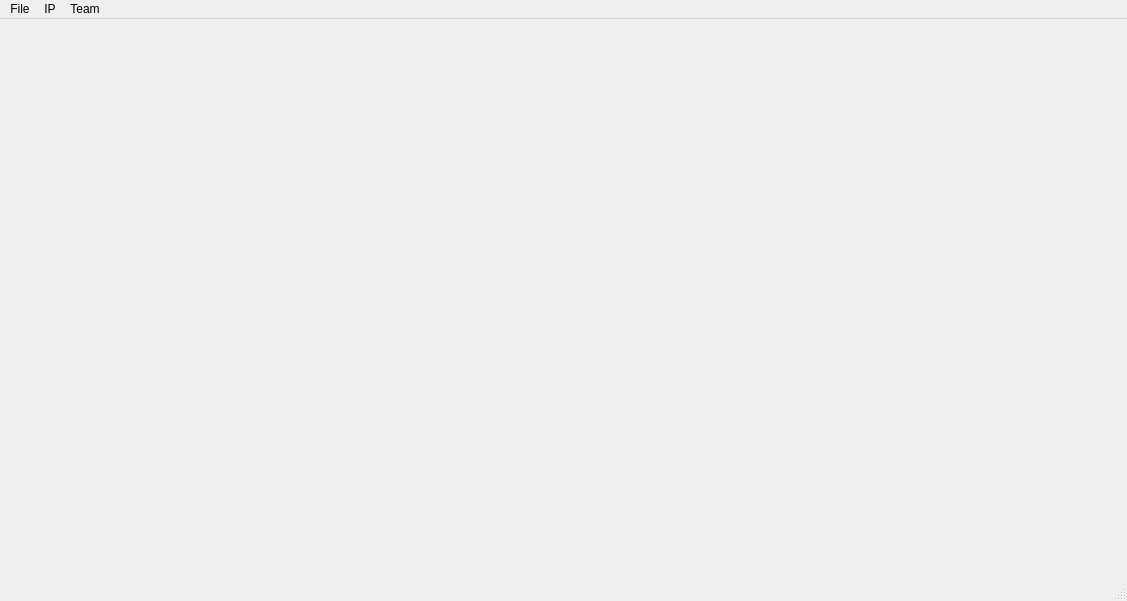
<?xml version="1.0" encoding="UTF-8"?>
<ui version="4.0">
 <class>MainWindow</class>
 <widget class="QMainWindow" name="MainWindow">
  <property name="geometry">
   <rect>
    <x>0</x>
    <y>0</y>
    <width>1127</width>
    <height>601</height>
   </rect>
  </property>
  <property name="windowTitle">
   <string>MainWindow</string>
  </property>
  <widget class="QWidget" name="centralwidget"/>
  <widget class="QMenuBar" name="menubar">
   <property name="geometry">
    <rect>
     <x>0</x>
     <y>0</y>
     <width>1127</width>
     <height>24</height>
    </rect>
   </property>
   <widget class="QMenu" name="menuIP">
    <property name="title">
     <string>IP</string>
    </property>
    <widget class="QMenu" name="menuBinary">
     <property name="title">
      <string>Binary</string>
     </property>
     <addaction name="actionOTSU"/>
    </widget>
    <widget class="QMenu" name="menuFilter">
     <property name="title">
      <string>Filter</string>
     </property>
     <addaction name="actionCustomize"/>
     <addaction name="actionSobel"/>
     <addaction name="actionPrewitt"/>
     <addaction name="actionMedian"/>
    </widget>
    <widget class="QMenu" name="menuMorpology">
     <property name="title">
      <string>Morpology</string>
     </property>
     <addaction name="actionDilation"/>
     <addaction name="actionErosion"/>
     <addaction name="actionOpen_2"/>
     <addaction name="actionClose"/>
     <addaction name="actionConnect4"/>
     <addaction name="actionConnect8"/>
    </widget>
    <addaction name="actionRGB2Gray"/>
    <addaction name="actionNegative"/>
    <addaction name="actionBitPlane"/>
    <addaction name="actionHistogram"/>
    <addaction name="actionHistEqualization"/>
    <addaction name="menuFilter"/>
    <addaction name="menuBinary"/>
    <addaction name="actionScale"/>
    <addaction name="actionRotate"/>
    <addaction name="menuMorpology"/>
    <addaction name="actionLine_Detect"/>
    <addaction name="actionCircle_Detect"/>
   </widget>
   <widget class="QMenu" name="menuFile">
    <property name="title">
     <string>File</string>
    </property>
    <addaction name="actionOpen"/>
   </widget>
   <widget class="QMenu" name="menuTeam">
    <property name="title">
     <string>Team</string>
    </property>
    <addaction name="actionIntroduction"/>
   </widget>
   <addaction name="menuFile"/>
   <addaction name="menuIP"/>
   <addaction name="menuTeam"/>
  </widget>
  <widget class="QStatusBar" name="statusbar"/>
  <action name="actionOpen">
   <property name="text">
    <string>Open</string>
   </property>
  </action>
  <action name="actionRGB2Gray">
   <property name="text">
    <string>RGB2Gray</string>
   </property>
  </action>
  <action name="actionOTSU">
   <property name="text">
    <string>OTSU</string>
   </property>
  </action>
  <action name="actionIntroduction">
   <property name="text">
    <string>Introduction</string>
   </property>
  </action>
  <action name="actionNegative">
   <property name="text">
    <string>Negative</string>
   </property>
  </action>
  <action name="actionCustomize">
   <property name="text">
    <string>Customize</string>
   </property>
  </action>
  <action name="actionScale">
   <property name="text">
    <string>Scale</string>
   </property>
  </action>
  <action name="actionBitPlane">
   <property name="text">
    <string>BitPlane</string>
   </property>
  </action>
  <action name="actionRotate">
   <property name="text">
    <string>Rotate</string>
   </property>
  </action>
  <action name="actionHistogram">
   <property name="text">
    <string>Histogram</string>
   </property>
  </action>
  <action name="actionHistEqualization">
   <property name="text">
    <string>HistEqualization</string>
   </property>
  </action>
  <action name="actionSobel">
   <property name="text">
    <string>Sobel</string>
   </property>
  </action>
  <action name="actionPrewitt">
   <property name="text">
    <string>Prewitt</string>
   </property>
  </action>
  <action name="actionMedian">
   <property name="text">
    <string>Median</string>
   </property>
  </action>
  <action name="actionDilation">
   <property name="text">
    <string>Dilation</string>
   </property>
  </action>
  <action name="actionErosion">
   <property name="text">
    <string>Erosion</string>
   </property>
  </action>
  <action name="actionOpen_2">
   <property name="text">
    <string>Open</string>
   </property>
  </action>
  <action name="actionClose">
   <property name="text">
    <string>Close</string>
   </property>
  </action>
  <action name="actionConnect4">
   <property name="text">
    <string>Connect4</string>
   </property>
  </action>
  <action name="actionConnect8">
   <property name="text">
    <string>Connect8</string>
   </property>
  </action>
  <action name="actionLine_Detect">
   <property name="text">
    <string>Line Detect</string>
   </property>
  </action>
  <action name="actionCircle_Detect">
   <property name="text">
    <string>Circle Detect</string>
   </property>
  </action>
 </widget>
 <resources/>
 <connections/>
</ui>
